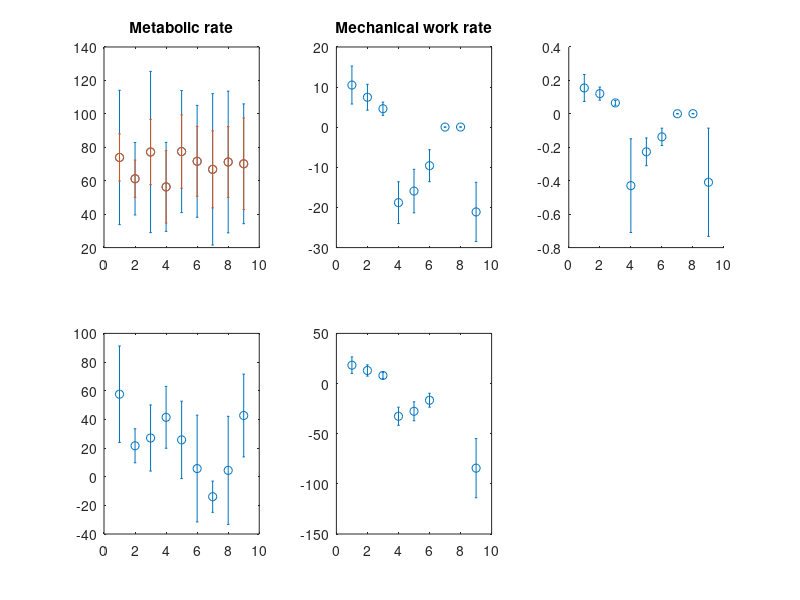

Source code (MATLAB): (Note: this script raises an error after producing the figure.)
clear all; close all; clc

Tmax = 1/.374; % placeholder

Tmax = 2;

Ps = [1:15];
Ps = [7:8, 10:15];

load('mechanics.mat', 'W', 'conds', 'Ts', 'Tl', 'mTcycle', 'Iact')
load('metabolics.mat', 'Pmet', 'Sdata')

Pmet = Pmet(Ps,:);

%% correct Pmet for time isometric
Piso = Pmet(:,7:8);
N = size(Piso,1);

% time the muscle was isometric
% Tiso = Tmax/2 - [Ts(1:3) Tl(4:6) Tmax/2 Tmax/2 Ts(end)+Tl(end)];

% fraction isometric compared to isometric condition
% fiso = repmat(Tiso / (Tmax/2), N,1);
fiso = [Iact(Ps,1:3)./Iact(Ps,7) Iact(Ps,4:9)./Iact(Ps,8)];

% portion of metabolic rate due to contraction
Pcor = Pmet - [Piso(:,2) .* fiso(:,1:3)  Piso(:,1) .* fiso(:,4:end)];

% correct for individual offset
Pcor2 = Pmet + mean(Pmet(:), 'omitnan') - mean(Pmet,2);

%% compute efficiency
Pav = W(:,Ps,:) ./ mTcycle;

Pmcor(:,:,1) = W(:,Ps,1) ./ (Tl+Ts)'; % net
Pmcor(:,:,2) = W(:,Ps,2) ./ Ts'; % positive
Pmcor(:,:,3) = W(:,Ps,3) ./ Tl'; % negative

eff         = Pav./Pmet'; 
% eff_cor     = squeeze(mean(Pav,2))./ mean(Pcor)'; 
eff_cor     = Pav./ Pcor'; 

    
%%
close all

colors = lines(5);

figure(1)

subplot(231)
errorbar(1:9, mean(Pmet, 'omitnan'), std(Pmet, 'omitnan'), 'o'); hold on
errorbar(1:9, mean(Pcor2, 'omitnan'), std(Pcor2, 'omitnan'), 'o'); hold on
title('Metabolic rate')

subplot(234);
errorbar(1:9, mean(Pcor, 'omitnan'), std(Pcor, 'omitnan'), 'o')

for i = 1:3
    subplot(232)
    errorbar(1:9, mean(Pav(:,:,i),2, 'omitnan'), std(Pav(:,:,i),1,2, 'omitnan'), 'o'); hold on
    title('Mechanical work rate')
    
    subplot(235)
    errorbar(1:9, mean(Pmcor(:,:,i),2, 'omitnan'), std(Pmcor(:,:,i),1,2, 'omitnan'), 'o'); hold on

    subplot(233)
    errorbar(1:9, mean(eff(:,:,i),2, 'omitnan'), std(eff(:,:,i),1,2, 'omitnan'), 'o', 'color', colors(i,:)); hold on
    ylim([-1 1])
    title('Efficiency')
    
    subplot(236);
%     plot(1:9, mean(eff_cor(:,i),2, 'omitnan'), 'o', 'color', colors(i,:)); hold on
    errorbar(1:9, mean(eff_cor(:,:,i),2, 'omitnan'), std(eff_cor(:,:,i),1,2, 'omitnan'), 'o', 'color', colors(i,:)); hold on
    ylim([-1 1])

end

for i = 1:6
    subplot(2,3,i)
    box off
end

return

%%
if ishandle(10), close(10); end
figure(10)

titles = {'Overall', 'Isometric', 'Contraction', 'Rest'};

for i = 1:4
    subplot(4,1,i)
    bar(1:9, mean(A(:,:,i),2, 'omitnan')'); hold on
    errorbar(1:9, mean(A(:,:,i),2, 'omitnan'), std(A(:,:,i),1,2, 'omitnan'), 'o'); hold on
    xticklabels(conds)
title(titles{i})
box off
end


%% 
figure(11)

bar(1:9, mean(Pmet'./A(:,Ps,1),2,'omitnan')); hold on
errorbar(1:9, mean(Pmet'./A(:,Ps,1),2,'omitnan'),std(Pmet'./A(:,Ps,1),1,2,'omitnan')) 
    
    xticklabels(conds)
title(titles{i})
box off
